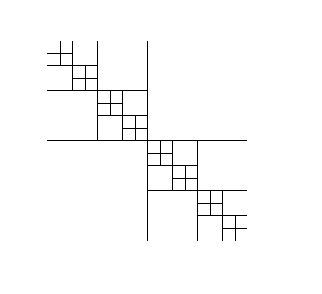

The Python source for this figure:
import turtle

def narisi_plus(x, y, velikost):
    pol = velikost / 2
    turtle.penup()
    turtle.goto(x - pol, y)
    turtle.pendown()
    turtle.goto(x + pol, y)

    turtle.penup()
    turtle.goto(x, y - pol)
    turtle.pendown()
    turtle.goto(x, y + pol)
    turtle.penup()
    
    return velikost * 2

def rekurzija_plus(x, y, velikost, n):
    if n == 0 or velikost < 5:
        return 0

    zdejsnja = narisi_plus(x, y, velikost)
    
    nova_velikost = velikost / 2

    leva = rekurzija_plus(x - nova_velikost/2, y + nova_velikost/2, nova_velikost, n-1)
    desna = rekurzija_plus(x + nova_velikost/2, y - nova_velikost/2, nova_velikost, n-1)
    
    return zdejsnja + leva + desna

turtle.speed(0)
turtle.hideturtle()

total_length = rekurzija_plus(0, 0, 200, 4)
print(f"Skupna dolžina: {total_length}")

turtle.done()
